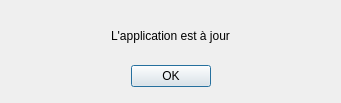
<?xml version="1.0" encoding="UTF-8"?>
<ui version="4.0">
 <class>Dialog</class>
 <widget class="QDialog" name="Dialog">
  <property name="geometry">
   <rect>
    <x>0</x>
    <y>0</y>
    <width>341</width>
    <height>103</height>
   </rect>
  </property>
  <property name="windowTitle">
   <string>Dialog</string>
  </property>
  <widget class="QDialogButtonBox" name="buttonBox">
   <property name="geometry">
    <rect>
     <x>10</x>
     <y>60</y>
     <width>321</width>
     <height>32</height>
    </rect>
   </property>
   <property name="orientation">
    <enum>Qt::Horizontal</enum>
   </property>
   <property name="standardButtons">
    <set>QDialogButtonBox::Ok</set>
   </property>
   <property name="centerButtons">
    <bool>true</bool>
   </property>
  </widget>
  <widget class="QLabel" name="label">
   <property name="geometry">
    <rect>
     <x>10</x>
     <y>20</y>
     <width>321</width>
     <height>31</height>
    </rect>
   </property>
   <property name="text">
    <string>L'application est à jour</string>
   </property>
   <property name="alignment">
    <set>Qt::AlignCenter</set>
   </property>
  </widget>
 </widget>
 <resources/>
 <connections>
  <connection>
   <sender>buttonBox</sender>
   <signal>accepted()</signal>
   <receiver>Dialog</receiver>
   <slot>accept()</slot>
   <hints>
    <hint type="sourcelabel">
     <x>248</x>
     <y>254</y>
    </hint>
    <hint type="destinationlabel">
     <x>157</x>
     <y>274</y>
    </hint>
   </hints>
  </connection>
 </connections>
</ui>
